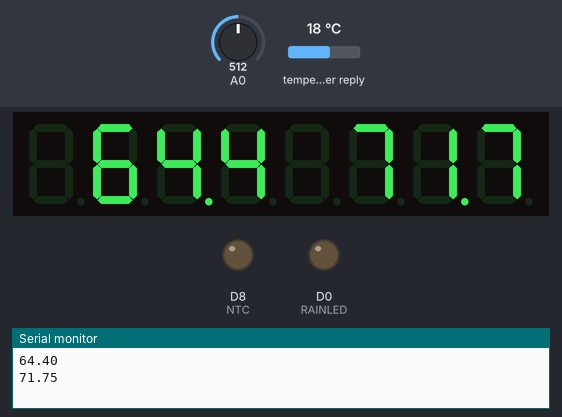
This sketch was run on a simulated ESP8266 (NodeMCU). Parts: 8-digit seven-segment display, output pins drawn as LEDs (lit = HIGH), the last lines printed to the serial monitor. Inputs (shaded band) come from the test bench; at power-on: A0 = 512, temperature in the weather reply 18 °C. WiFi joins after 1.5 s; servers stay silent unless stated; web services answer with replies made up by the test bench.

Above: at 6.6 s.
6.7 s: A0 set to 716
At 9.6 s:
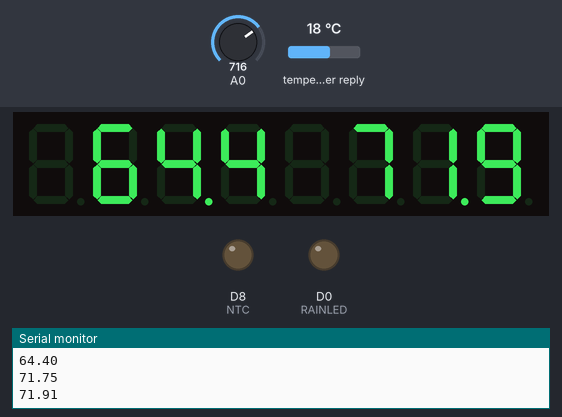
9.7 s: A0 set to 900
At 12.6 s:
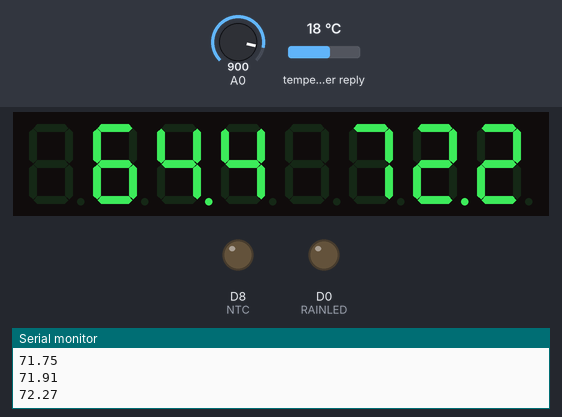
12.7 s: A0 set to 1010
At 17.0 s:
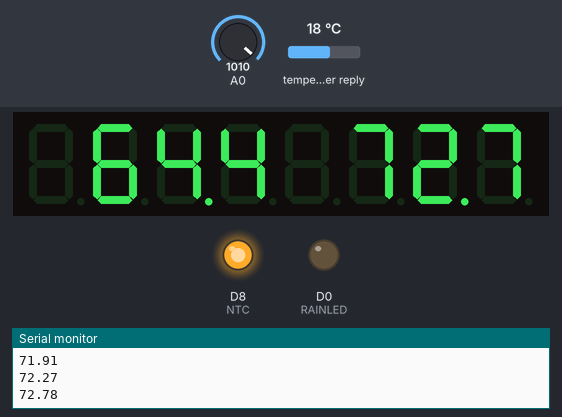
Timing chart, 0 to 21.2 s (numbered marks = the images above; inputs shaded):
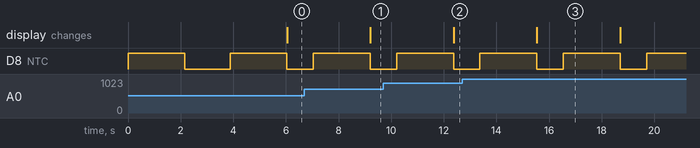

The sketch:

esp8266_wifi_and_local_weather_20211229.ino
```cpp
#include <WiFiManager.h>
#include <WiFiClient.h>
#include <ESP8266WiFi.h>
#include <ESP8266HTTPClient.h>
#include <ArduinoJson.h>
#include <TM1640.h>

#define RAINLED D0
#define SDA D3
#define SCL D4
#define NTC D8
#define FUDGE 0
#define BRIGHTNESS 7

String open_weather_key = "9ca5c5c97ba38f517f7a22d15dd29749";
String city = "Santa Cruz";
String state_code = "CA";
String country_code = "US";

String server_path = "http://api.openweathermap.org/data/2.5/weather?q=" + city + "," + state_code + "," + country_code + "&units=imperial&APPID=" + open_weather_key;

float cur_temp;
float last_temp;
float outside_temp;

WiFiClient client;
TM1640 module(SDA,SCL,8);    // data, clock, 4 digits

//define functions
void wm_setup();
double temp_from_adc();
float make_http_request();
bool wifi_good = 0;
bool rainbool = 0;

WiFiManager wm;

void setup() {
  Serial.begin(115200);
  module.setupDisplay(true, BRIGHTNESS);
  pinMode(NTC, OUTPUT);
  cur_temp = temp_from_adc();
  wm_setup(); //set up WiFiManager - captive portal, etc.
  pinMode(SDA,OUTPUT);
  pinMode(SCL,OUTPUT);
  pinMode(RAINLED, OUTPUT);
}

void loop() {
  // put your main code here, to run repeatedly:
  outside_temp = make_http_request();
  Serial.println(outside_temp);

  for(int i = 0; i < 200; i++){
    last_temp = cur_temp;
    cur_temp = temp_from_adc();
    cur_temp = (last_temp * 199.0 + cur_temp)/200.0; //weighted average to move slowly in presence of noise
    display_temps(cur_temp,outside_temp);
    Serial.println(cur_temp);
    delay(1000);
  }
//  delay(20000);
}

float make_http_request(){
  HTTPClient http;
  http.begin(client, server_path);
  int httpCode = http.GET();

  DynamicJsonDocument doc(2048);
  deserializeJson(doc, http.getStream());

  String rain = "Rain";
  String drizzle = "Drizzle";
  String thunderstorm = "Thunderstorm";
  String mist = "Mist";
  String snow = "Snow";

  if(rain.equals(doc["weather"][0]["main"].as<String>())){
    rainbool = 1;
  }
  else if(drizzle.equals(doc["weather"][0]["main"].as<String>())){
    rainbool = 1;
  }
  else if(thunderstorm.equals(doc["weather"][0]["main"].as<String>())){
    rainbool = 1;
  }
  else if(mist.equals(doc["weather"][0]["main"].as<String>())){
    rainbool = 1;
  }
  else if(snow.equals(doc["weather"][0]["main"].as<String>())){
    rainbool = 1;
  }
  else{
    rainbool = 0;
  }

  digitalWrite(RAINLED, rainbool);

  return doc["main"]["temp"].as<float>();
  http.end();
}

void display_temps(float inside_temp, float outside_temp){

  float temp = inside_temp;
  int hundreds = ((int)temp)/100;
  int tens = ( ((int)temp) % 100)/10;
  int ones = ((int)temp) % 10;
  int tenths = ( ((int)(temp*10))%10 );
  int nums[] = {hundreds,tens,ones,tenths};
  for(int i = 4 ; i < 8; i++){
//    Serial.println(nums[i-4]);
    if(i == 4){
      if(nums[i-4] != 0){
        module.setDisplayDigit(nums[i-4],i,false);
      }
      //else don't add leading 0
    }
    else if(i == 6){
      module.setDisplayDigit(nums[i-4],i,true);
    }
    else{
      module.setDisplayDigit(nums[i-4],i,false);
    }
  }

  temp = outside_temp;
  nums[0] = ((int)temp)/100;
  nums[1] = ( ((int)temp) % 100)/10;
  nums[2] = ((int)temp) % 10;
  nums[3] = ( ((int)(temp*10))%10 );

  for(int i = 0 ; i < 4; i++){
//    Serial.println(nums[i]);
    if(i == 0){
      if(nums[i] != 0){
        module.setDisplayDigit(nums[i],i,false);
      }
      //else don't display leading 0
    }
    else if(i == 2){
      module.setDisplayDigit(nums[i],i,true);
    }
    else{
      module.setDisplayDigit(nums[i],i,false);
    }
  }


}

double temp_from_adc(){
  //using coeffs from a 3rd order polynomial fit, calculate celcius temp
  //1.31350623e-07, -1.76328492e-04,  1.66228069e-01, -3.14308794e+01
  digitalWrite(NTC,HIGH);
  delay(50); //settling time
//  module.setupDisplay(false, BRIGHTNESS);
  long int tbuf = 0;
  int adc_vals[1000] = {0};
  for(int i = 0; i < 1000; i++){
    adc_vals[i] = (analogRead(A0)-1)*489/522;
    tbuf += adc_vals[i];
//    Serial.println(adc_vals[i]);
    delay(2);
  }


  module.setupDisplay(true, BRIGHTNESS);
  digitalWrite(NTC,LOW);
  double adc_val = tbuf/1000.0;
//  Serial.println(adc_val);
  double celcius_temp = -3.14308794*10 + (adc_val * 0.16622806) + (adc_val*adc_val * -.000176328492) +
                      (adc_val*adc_val*adc_val*0.000000131351);
  double fahrenheit_temp = (celcius_temp * 1.8) + 32.0;
  return fahrenheit_temp - FUDGE;
}

void wm_setup(){
  //Sets up captive portal to use phone to connect to wifi
  //search for "APconnect" wifi network
  WiFi.mode(WIFI_STA);
//  WiFiManager wm; //wifi manager for phones to connect things
//  wm.resetSettings(); // to reset and re-connect through portal
  wm.setConfigPortalBlocking(true);
  wifi_good = wm.autoConnect("AutoConnectAP","password"); // password protected ap
}
```

Measured:
- after the input at 6.7 s, the display: changes after 2.5 s (image 1)
- after the input at 9.7 s, the display: changes after 2.7 s (image 2)
- by itself, D8 (NTC): alternates HIGH for 2.2 s and LOW for 1.0 s
